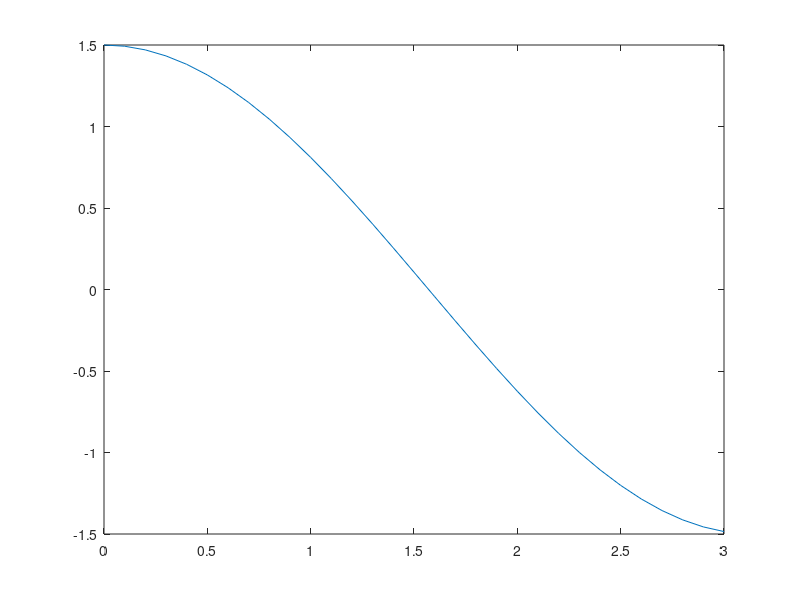

Write the MATLAB code that produced this figure. (Note: this script raises an error after producing the figure.)
t=0:0.1:3;
funkcija=(3/2)*cos(t);
plot(t,funkcija);

x=randi([0 30]);

f_x=funkcija(x);

uslov=1;
zastavica=true;

if zastavica==true
    
    ni=0.01;
    z=randi([-1 1]);
    delta=ni*z;
    xPrim=int8(delta+x);
    
    f_xPrim=funkcija(xPrim);
    
    d=f_xPrim-f_x;
    T=0.1
    p=1/(1+exp(-d/T));
    
    z_novo=randi([0 1]);
    
    if z_novo<p
       x=xPrim;
    end
    
    T=0.1-0.01;
    
    if uslov==1000
        zastavica=false;
    end
    
    uslov=uslov+1;
    
end

kor1=double(x)/1000;
kor2=3/2;
text(kor1,kor2,f,'\leftarrow Maximum');